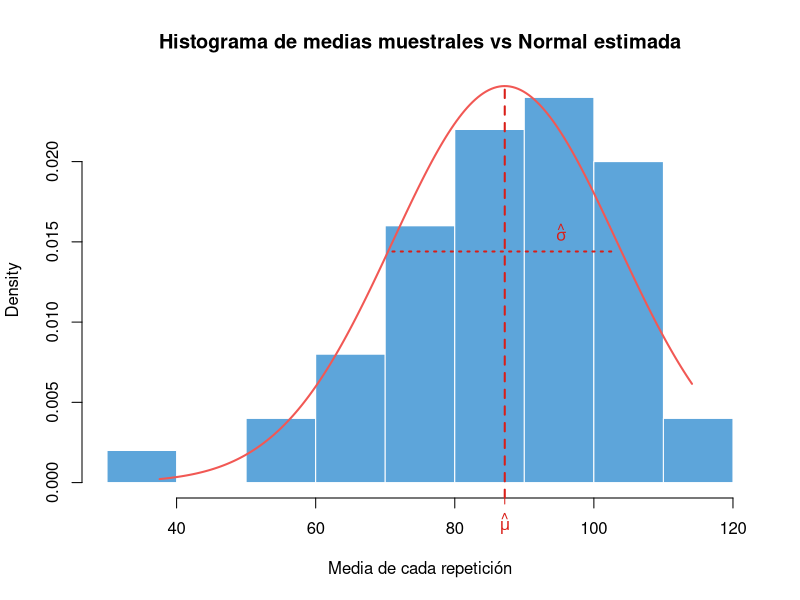

R code for this plot:
## ---- chunk 1
knitr::opts_chunk$set(echo = TRUE)
## ---- chunk 2
datos <- read.csv("dataset.csv")
sample_means <- datos$mean

gran_media <- mean(sample_means)
desv_sd <- sd(sample_means)
## ---- chunk 3
hist_obj <- hist(
  sample_means,
  breaks = 10,
  probability = TRUE,
  col = "#5DA5DA",
  border = "white",
  main = "Histograma de medias muestrales vs Normal estimada",
  xlab = "Media de cada repetición"
)

x_vals <- seq(min(sample_means), max(sample_means), length.out = 200)
lines(x_vals, dnorm(x_vals, mean = gran_media, sd = desv_sd), col = "#F15854", lwd = 2)

color_mu <- "#D91E18"
axis(
  side = 1,
  at = gran_media,
  labels = expression(hat(mu)),
  col = NA,
  col.axis = color_mu,
  col.ticks = color_mu,
  lwd = 0,
  lwd.ticks = 1,
  tcl = -0.3
)
abline(v = gran_media, col = color_mu, lwd = 2, lty = 2)
y_sd <- max(hist_obj$density) * 0.6
dens_span <- diff(range(hist_obj$density, na.rm = TRUE))
if (!is.finite(dens_span) || dens_span == 0) dens_span <- max(hist_obj$density, na.rm = TRUE)
segments(
  gran_media - desv_sd,
  y_sd,
  gran_media + desv_sd,
  y_sd,
  col = color_mu,
  lwd = 2,
  lty = 3
)
y_label <- y_sd + 0.05 * dens_span
text(gran_media + desv_sd / 2, y_label, expression(hat(sigma)), col = color_mu)
